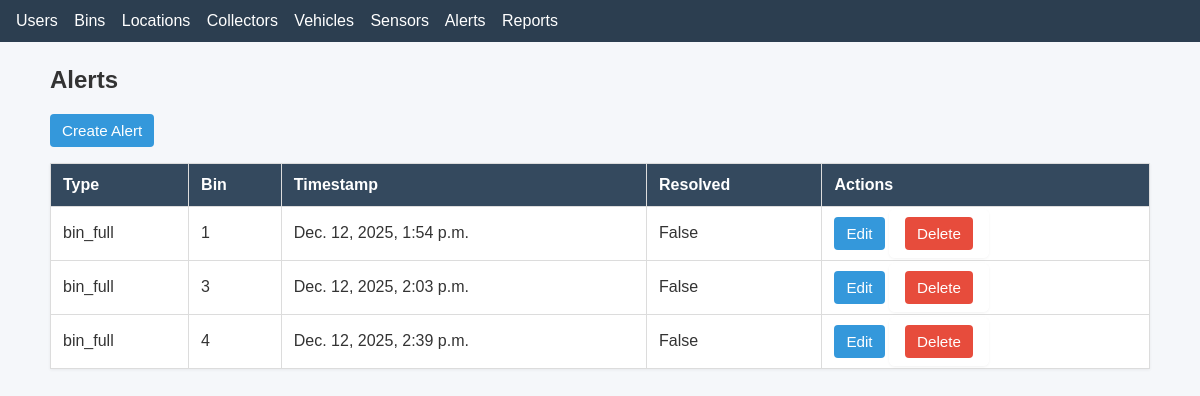
/alerts/, run on an earlier commit of the app's database.
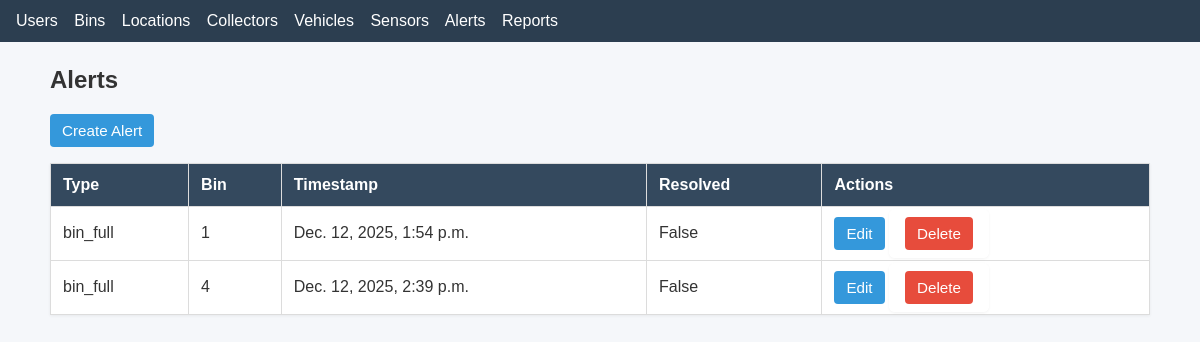
And on a later commit of the database.
### stwms/models.py (models this page shows)
class Alert(models.Model):
    ALERT_TYPES = [
        ('bin_full', 'Bin Full'),
        ('sensor_error', 'Sensor Error'),
        ('overheat', 'Overheat'),
        ('leakage', 'Leakage'),
    ]
    alert_type = models.CharField(max_length=20, choices=ALERT_TYPES)
    bin = models.ForeignKey(WasteBin, on_delete=models.CASCADE)
    timestamp = models.DateTimeField(auto_now_add=True)
    resolved = models.BooleanField(default=False)

class WasteBin(models.Model):
    status_choices = [
        ('full','Full'),('intermediate','Intermediate'), ('empty', 'Empty'),('maintenance','Maintenance')
    ]
    WasteBin_id = models.CharField(max_length=10, primary_key=True)
    location = models.OneToOneField(Location, on_delete=models.SET_NULL, null=True)
    owner = models.ForeignKey(User, on_delete=models.CASCADE, related_name='owned_bins')
    fill_level = models.DecimalField(default=0, max_digits=5, decimal_places=2)
    status = models.CharField(max_length=50, choices=status_choices)
    last_updated = models.DateTimeField(auto_now=True)

### stwms/views.py (the view)
# urls.py: path('alerts/', views.alert_list, name='alert_list'),
def alert_list(request):
    alerts = Alert.objects.all()
    return render(request, "alert/alert_list.html", {"alerts": alerts})

### stwms/templates/alert/alert_list.html
{% extends "base.html" %}
{% block content %}
<h2>Alerts</h2>
<p><a class="btn" href="{% url 'stwms:alert_create' %}">Create Alert</a></p>
<table>
    <thead><tr><th>Type</th><th>Bin</th><th>Timestamp</th><th>Resolved</th><th>Actions</th></tr></thead>
    <tbody>
    {% for alert in alerts %}
        <tr>
            <td>{{ alert.alert_type }}</td>
            <td>{{ alert.bin.WasteBin_id }}</td>
            <td>{{ alert.timestamp }}</td>
            <td>{{ alert.resolved }}</td>
            <td>
                <a class="btn" href="{% url 'stwms:alert_update' alert.id %}">Edit</a>
                <form style="display:inline" method="post" action="{% url 'stwms:alert_delete' alert.id %}">{% csrf_token %}
                    <button class="btn btn-danger" type="submit">Delete</button>
                </form>
            </td>
        </tr>
    {% empty %}
        <tr><td colspan="5">No alerts found.</td></tr>
    {% endfor %}
    </tbody>
</table>
{% endblock %}

What changed in the data, as far as the page shows it:
removed Alert: alert_type "bin_full", bin.WasteBin_id "3", timestamp "Dec. 12, 2025, 2:03 p.m.", resolved "False"
